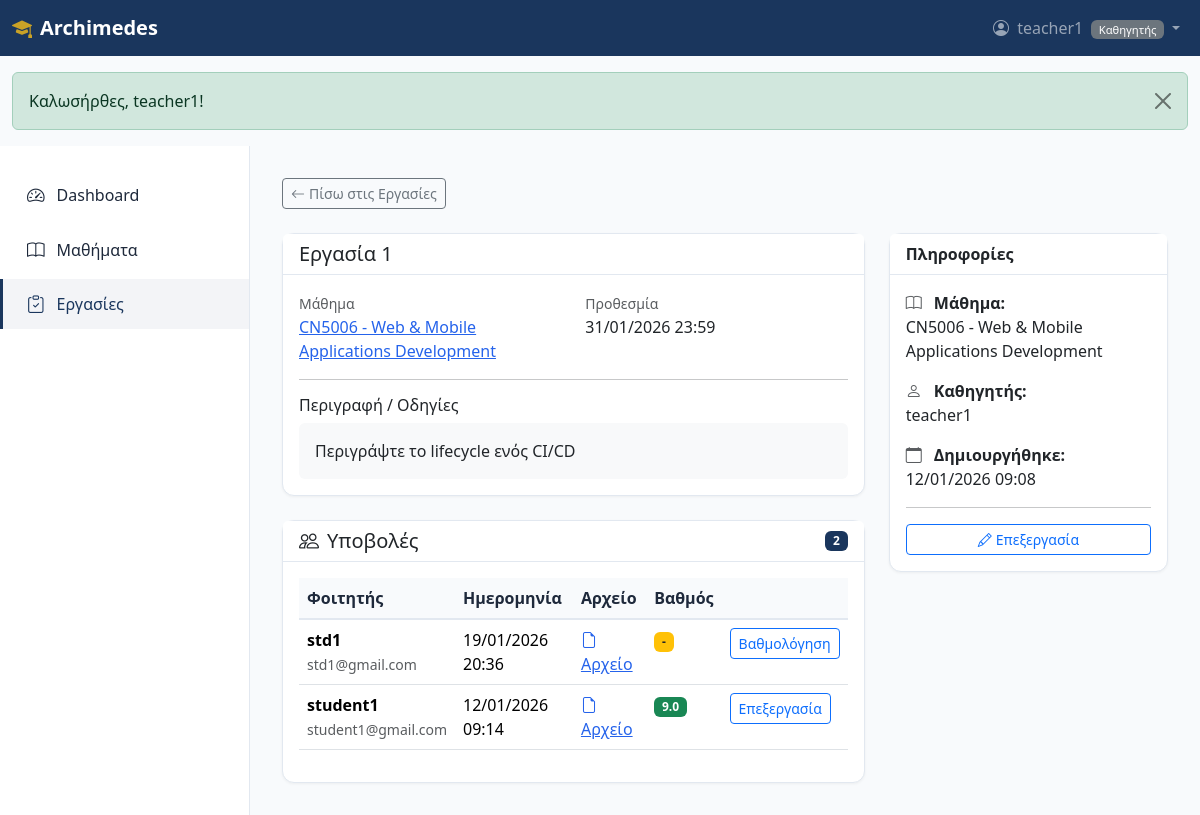
/dashboard/assignments/view.php?id=1 (signed in), run on the app's committed database.
### tables this page shows
CREATE TABLE `assignments` (
  `id` int(11) NOT NULL AUTO_INCREMENT,
  `course_id` int(11) NOT NULL,
  `title` varchar(255) NOT NULL,
  `description` text DEFAULT NULL,
  `due_date` datetime DEFAULT NULL,
  `created_at` timestamp NULL DEFAULT current_timestamp(),
  PRIMARY KEY (`id`),
  KEY `course_id` (`course_id`),
  CONSTRAINT `assignments_ibfk_1` FOREIGN KEY (`course_id`) REFERENCES `courses` (`id`) ON DELETE CASCADE
);

CREATE TABLE `courses` (
  `id` int(11) NOT NULL AUTO_INCREMENT,
  `teacher_id` int(11) NOT NULL,
  `name` varchar(255) NOT NULL,
  `description` text DEFAULT NULL,
  `created_at` timestamp NULL DEFAULT current_timestamp(),
  PRIMARY KEY (`id`),
  KEY `teacher_id` (`teacher_id`),
  CONSTRAINT `courses_ibfk_1` FOREIGN KEY (`teacher_id`) REFERENCES `users` (`id`) ON DELETE CASCADE
);

CREATE TABLE `submissions` (
  `id` int(11) NOT NULL AUTO_INCREMENT,
  `assignment_id` int(11) NOT NULL,
  `student_id` int(11) NOT NULL,
  `file_path` varchar(500) DEFAULT NULL,
  `comments` text DEFAULT NULL,
  `grade` decimal(5,2) DEFAULT NULL,
  `graded_at` datetime DEFAULT NULL,
  `graded_by` int(11) DEFAULT NULL,
  `submitted_at` timestamp NULL DEFAULT current_timestamp(),
  PRIMARY KEY (`id`),
  UNIQUE KEY `unique_submission` (`assignment_id`,`student_id`),
  KEY `graded_by` (`graded_by`),
  KEY `idx_submissions_student` (`student_id`),
  CONSTRAINT `submissions_ibfk_1` FOREIGN KEY (`assignment_id`) REFERENCES `assignments` (`id`) ON DELETE CASCADE,
  CONSTRAINT `submissions_ibfk_2` FOREIGN KEY (`student_id`) REFERENCES `users` (`id`) ON DELETE CASCADE,
  CONSTRAINT `submissions_ibfk_3` FOREIGN KEY (`graded_by`) REFERENCES `users` (`id`) ON DELETE SET NULL
);

CREATE TABLE `users` (
  `id` int(11) NOT NULL AUTO_INCREMENT,
  `username` varchar(100) NOT NULL,
  `email` varchar(255) NOT NULL,
  `password` varchar(255) NOT NULL,
  `role_id` int(11) NOT NULL,
  `created_at` timestamp NULL DEFAULT current_timestamp(),
  PRIMARY KEY (`id`),
  UNIQUE KEY `email` (`email`),
  KEY `role_id` (`role_id`),
  KEY `idx_users_email` (`email`),
  CONSTRAINT `users_ibfk_1` FOREIGN KEY (`role_id`) REFERENCES `roles` (`id`)
);

### includes/functions.php (called while the page is built, shortened)
<?php
function e(string $str): string {
    return htmlspecialchars($str, ENT_QUOTES, 'UTF-8');
}
function baseUrl(): string {
    $protocol = isset($_SERVER['HTTPS']) && $_SERVER['HTTPS'] === 'on' ? 'https' : 'http';
    $host = $_SERVER['HTTP_HOST'];
    $scriptPath = dirname($_SERVER['SCRIPT_NAME']);
    $basePath = preg_replace('#/(?:auth|dashboard|dashboard/.+)$#', '', $scriptPath);
    return $protocol . '://' . $host . $basePath;
}
function url(string $path): string {
    return baseUrl() . '/' . ltrim($path, '/');
}
function formatDate(?string $date, string $format = 'd/m/Y H:i'): string {
    $dt = new DateTime($date);
    return $dt->format($format);
}
function isPastDue(?string $dueDate): bool {
    return strtotime($dueDate) < time();
}
function gradeColor(?float $grade): string {
    if ($grade >= 8.5) {
        return 'success';
    }
    return 'danger';
}

### includes/auth.php (called while the page is built, shortened)
<?php
function getUserId(): ?int {
    return $_SESSION['user_id'] ?? null;
}
function getRoleId(): ?int {
    return $_SESSION['role_id'] ?? null;
}
function isTeacher(): bool {
    return getRoleId() === 2;
}

### dashboard/assignments/view.php (the view, shortened to what this page needs)
<?php
$db = getDB();
$assignmentId = (int) get('id');
$userId = getUserId();
$stmt = $db->prepare('
    SELECT a.*, c.name as course_name, c.teacher_id, u.username as teacher_name
    FROM assignments a
    JOIN courses c ON a.course_id = c.id
    JOIN users u ON c.teacher_id = u.id
    WHERE a.id = ?
');
$stmt->execute([$assignmentId]);
$assignment = $stmt->fetch();
$isOwner = isTeacher() && $assignment['teacher_id'] == $userId;
$submissions = [];
if ($isOwner) {
    $stmt = $db->prepare('
        SELECT s.*, u.username, u.email
        FROM submissions s
        JOIN users u ON s.student_id = u.id
        WHERE s.assignment_id = ?
        ORDER BY s.submitted_at DESC
    ');
    $stmt->execute([$assignmentId]);
    $submissions = $stmt->fetchAll();
}
$isPast = isPastDue($assignment['due_date']);
require_once __DIR__ . '/../../includes/dashboard_header.php';
?>
<div class="mb-4">
    <a href="<?= url('dashboard/assignments/') ?>" class="btn btn-outline-secondary btn-sm">
        <i class="bi bi-arrow-left me-1"></i>Πίσω στις Εργασίες
    </a>
</div>
<div class="row">
    <div class="col-lg-8">
        <div class="card mb-4">
            <div class="card-header d-flex justify-content-between align-items-center">
                <h5 class="mb-0"><?= e($assignment['title']) ?></h5>
            </div>
            <div class="card-body">
                <div class="row mb-3">
                    <div class="col-md-6">
                        <small class="text-muted">Μάθημα</small>
                        <p class="mb-0">
                            <a href="<?= url(
                                'dashboard/courses/view.php?id=' . $assignment['course_id'],
                            ) ?>">
                                <?= e($assignment['course_name']) ?>
                            </a>
                        </p>
                    </div>
                    <div class="col-md-6">
                        <small class="text-muted">Προθεσμία</small>
                        <p class="mb-0 <?= $isPast ? 'text-danger' : '' ?>">
                            <?= $assignment['due_date']
                                ? formatDate($assignment['due_date'])
                                : 'Χωρίς προθεσμία' ?>
                        </p>
                    </div>
                </div>
                <?php if ($assignment['description']): ?>
                    <hr>
                    <h6>Περιγραφή / Οδηγίες</h6>
                    <div class="bg-light p-3 rounded">
                        <?= nl2br(e($assignment['description'])) ?>
                    </div>
                <?php endif; ?>
            </div>
        </div>
        <?php if ($isOwner): ?>
            <div class="card">
                <div class="card-header d-flex justify-content-between align-items-center">
                    <h5 class="mb-0"><i class="bi bi-people me-2"></i>Υποβολές</h5>
                    <span class="badge bg-primary"><?= count($submissions) ?></span>
                </div>
                <div class="card-body">
                    <?php if (empty($submissions)): ?>
                        <p class="text-muted mb-0">Δεν υπάρχουν υποβολές ακόμα.</p>
                    <?php else: ?>
                        <div class="table-responsive">
                            <table class="table table-hover">
                                <thead>
                                    <tr>
                                        <th>Φοιτητής</th>
                                        <th>Ημερομηνία</th>
                                        <th>Αρχείο</th>
                                        <th>Βαθμός</th>
                                        <th></th>
                                    </tr>
                                </thead>
                                <tbody>
                                    <?php foreach ($submissions as $sub): ?>
                                        <tr>
                                            <td>
                                                <strong><?= e($sub['username']) ?></strong>
                                                <br><small class="text-muted"><?= e(
                                                    $sub['email'],
                                                ) ?></small>
                                            </td>
                                            <td><?= formatDate($sub['submitted_at']) ?></td>
                                            <td>
                                                <?php if ($sub['file_path']): ?>
                                                    <a href="<?= url(
                                                        'uploads/' .
                                                            basename((string) $sub['file_path']),
                                                    ) ?>" target="_blank">
                                                        <i class="bi bi-file-earmark me-1"></i>Αρχείο
                                                    </a>
                                                <?php else: ?>
                                                    <span class="text-muted">-</span>
                                                <?php endif; ?>
                                            </td>
                                            <td>
                                                <?php if ($sub['grade'] !== null): ?>
                                                    <span class="badge bg-<?= gradeColor(
                                                        $sub['grade'],
                                                    ) ?>">
                                                        <?= number_format($sub['grade'], 1) ?>
                                                    </span>
                                                <?php else: ?>
                                                    <span class="badge bg-warning text-dark">-</span>
                                                <?php endif; ?>
                                            </td>
                                            <td>
                                                <a href="<?= url(
                                                    'dashboard/grades/grade.php?id=' . $sub['id'],
                                                ) ?>"
                                                   class="btn btn-sm btn-outline-primary">
                                                    <?= $sub['grade'] !== null
                                                        ? 'Επεξεργασία'
                                                        : 'Βαθμολόγηση' ?>
                                                </a>
                                            </td>
                                        </tr>
                                    <?php endforeach; ?>
                                </tbody>
                            </table>
                        </div>
                    <?php endif; ?>
                </div>
            </div>
        <?php endif; ?>
    </div>
    <div class="col-lg-4">
        <div class="card">
            <div class="card-header">Πληροφορίες</div>
            <div class="card-body">
                <p>
                    <i class="bi bi-book me-2 text-muted"></i>
                    <strong>Μάθημα:</strong><br>
                    <?= e($assignment['course_name']) ?>
                </p>
                <p>
                    <i class="bi bi-person me-2 text-muted"></i>
                    <strong>Καθηγητής:</strong><br>
                    <?= e($assignment['teacher_name']) ?>
                </p>
                <p>
                    <i class="bi bi-calendar me-2 text-muted"></i>
                    <strong>Δημιουργήθηκε:</strong><br>
                    <?= formatDate($assignment['created_at']) ?>
                </p>
                <?php if ($isOwner): ?>
                    <hr>
                    <a href="<?= url('dashboard/assignments/edit.php?id=' . $assignment['id']) ?>"
                       class="btn btn-outline-primary btn-sm w-100">
                        <i class="bi bi-pencil me-1"></i>Επεξεργασία
                    </a>
                <?php endif; ?>
            </div>
        </div>
    </div>
</div>
<?php require_once __DIR__ . '/../../includes/dashboard_footer.php'; ?>

### assets/css/app.css (style rules this page uses)
:root { --primary: #1a365d; --primary-dark: #0f2442; --primary-light: #2d4a7c; --secondary: #c9a227; --secondary-light: #d4b84a; --secondary-dark: #a68620; --accent: #2563eb; --success: #059669; --danger: #dc2626; --warning: #d97706; --bg-light: #f8fafc; --text-dark: #1e293b; --text-muted: #64748b; --border-color: #e2e8f0; }
.bg-primary { background-color: var(--primary) !important; }
a { color: var(--accent); }
html { scroll-behavior: smooth; }
body { font-family: 'Segoe UI', system-ui, -apple-system, sans-serif; background-color: var(--bg-light); color: var(--text-dark); }
.card { border: 1px solid var(--border-color); border-radius: 0.75rem; box-shadow: 0 1px 3px rgba(0, 0, 0, 0.05); }
.card-header { background-color: white; border-bottom: 1px solid var(--border-color); font-weight: 600; }
body:has(.dashboard-container) { min-height: 100vh; display: flex; flex-direction: column; }
.table th { background-color: var(--bg-light); font-weight: 600; color: var(--text-dark); border-bottom: 2px solid var(--border-color); }

### data on the page
assignments: title "Εργασία 1", course.name "CN5006 - Web & Mobile Applications Development", due_date "31/01/2026 23:59", description "Περιγράψτε το lifecycle ενός CI/CD", users.username "teacher1", created_at "12/01/2026 09:08"
submissions: student.username "std1", student.email "std1@gmail.com", submitted_at "19/01/2026 20:36", shows "Βαθμολόγηση"
submissions: student.username "student1", student.email "student1@gmail.com", submitted_at "12/01/2026 09:14", grade "9.0", shows "Επεξεργασία"

### other printed values
getUsername() "teacher1"
$flash['message'] "Καλωσήρθες, teacher1!"
count($submissions) "2"
